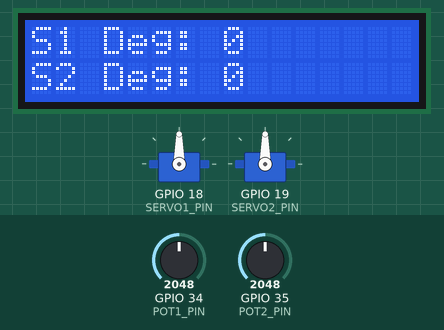
Recording of a sketch running on a simulated ESP32. On the bench: 2 × servo, 16×2 character LCD. The test bench sets the inputs (shaded band); at power-on: GPIO 34 (POT1_PIN) = 2048, GPIO 35 (POT2_PIN) = 2048.

Above: at 1.2 s.
1.3 s: GPIO 34 (POT1_PIN) set to 2866
At 2.5 s:
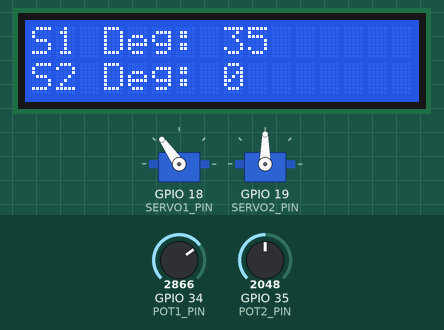
2.8 s: GPIO 35 (POT2_PIN) set to 2866
At 3.7 s:
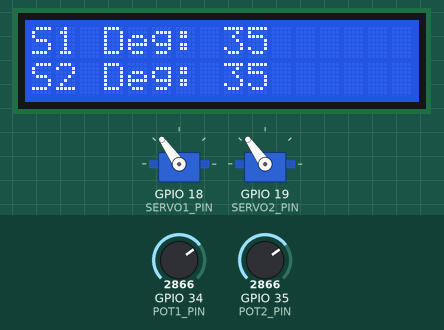
4.3 s: GPIO 34 (POT1_PIN) set to 3603
At 5.5 s:
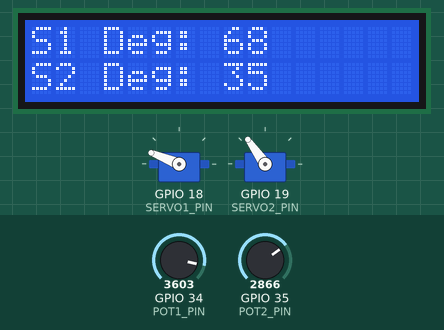
5.8 s: GPIO 35 (POT2_PIN) set to 3603
At 6.2 s:
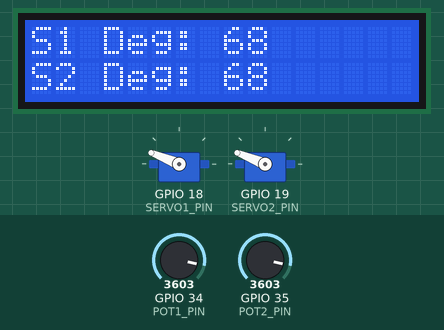
7.3 s: GPIO 34 (POT1_PIN) set to 4095
At 8.0 s:
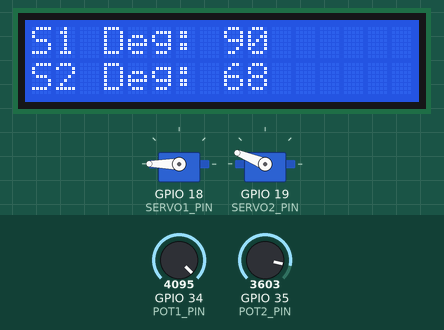
8.8 s: GPIO 35 (POT2_PIN) set to 4095
At 9.9 s:
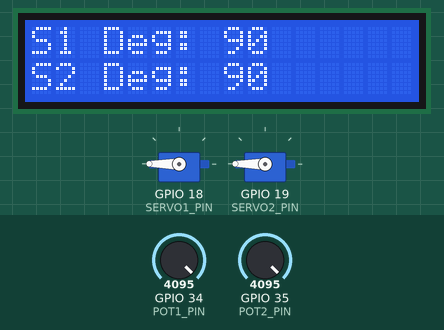
Timing chart, 0 to 11.8 s (numbered marks = the images above; inputs shaded):
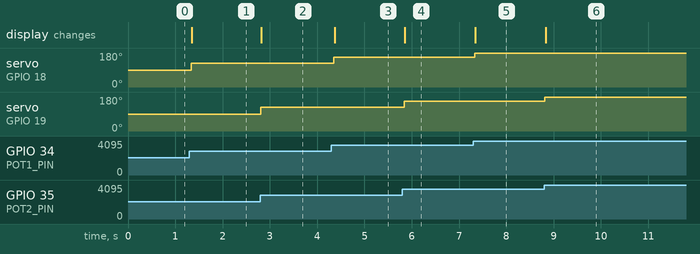

The sketch:

Roshan.ino
```cpp
#include <ESP32Servo.h>  // Use the ESP32-specific Servo library
#include <Wire.h>
#include <LiquidCrystal_I2C.h>

// Define Pins
#define POT1_PIN    34  // Analog pin for Potentiometer 1
#define POT2_PIN    35  // Analog pin for Potentiometer 2
#define SERVO1_PIN  18  // PWM pin for SG90
#define SERVO2_PIN  19  // PWM pin for MG996R

// Initialize objects
Servo servo1;
Servo servo2;
LiquidCrystal_I2C lcd(0x27, 16, 2); // Set I2C address to 0x27 for a 16x2 display

void setup() {
  // Allow allocation of all timers for ESP32 Servos
  ESP32PWM::allocateTimer(0);
  ESP32PWM::allocateTimer(1);

  // Attach servos with standard pulse width timings
  servo1.setPeriodHertz(50);    // Standard 50hz servo
  servo2.setPeriodHertz(50);

  servo1.attach(SERVO1_PIN, 500, 2400);
  servo2.attach(SERVO2_PIN, 500, 2400);

  // Initialize LCD
  lcd.init();
  lcd.backlight();

  // Print static labels to prevent screen flickering
  lcd.setCursor(0, 0);
  lcd.print("S1 Deg: ");
  lcd.setCursor(0, 1);
  lcd.print("S2 Deg: ");
}

void loop() {
  // 1. Read Potentiometers (ESP32 ADC is 12-bit: 0 to 4095)
  int pot1Val = analogRead(POT1_PIN);
  int pot2Val = analogRead(POT2_PIN);

  // 2. Map values for the Servo hardware (0 to 180 degrees)
  int servo1Angle = map(pot1Val, 0, 4095, 0, 180);
  int servo2Angle = map(pot2Val, 0, 4095, 0, 180);

  // 3. Map values for your custom Display (-90 to 90 degrees)
  int displayAngle1 = map(pot1Val, 0, 4095, -90, 90);
  int displayAngle2 = map(pot2Val, 0, 4095, -90, 90);

  // 4. Move the Servos
  servo1.write(servo1Angle);
  servo2.write(servo2Angle);

  // 5. Update the LCD Display
  // Servo 1 Display
  lcd.setCursor(8, 0);
  lcd.print("    "); // Clear old characters
  lcd.setCursor(8, 0);
  lcd.print(displayAngle1);

  // Servo 2 Display
  lcd.setCursor(8, 1);
  lcd.print("    "); // Clear old characters
  lcd.setCursor(8, 1);
  lcd.print(displayAngle2);

  delay(50); // Small delay to smooth out updates and prevent LCD stutter
}
```

Measured:
- after the input at 1.3 s, servo on GPIO 18 (SERVO1_PIN): 90° → 125° at once; the display: changes after 0.05 s (image 1)
- after the input at 2.8 s, servo on GPIO 19 (SERVO2_PIN): 90° → 125° at once; the display: changes at once (image 2)
- after the input at 4.3 s, servo on GPIO 18 (SERVO1_PIN): 125° → 158° after 0.05 s; the display: changes after 0.07 s (image 3)
- after the input at 5.8 s, servo on GPIO 19 (SERVO2_PIN): 125° → 158° at once; the display: changes after 0.06 s (image 4)
- after the input at 7.3 s, servo on GPIO 18 (SERVO1_PIN): 158° → 180° at once; the display: changes at once (image 5)
- after the input at 8.8 s, servo on GPIO 19 (SERVO2_PIN): 158° → 180° at once; the display: changes at once (image 6)
